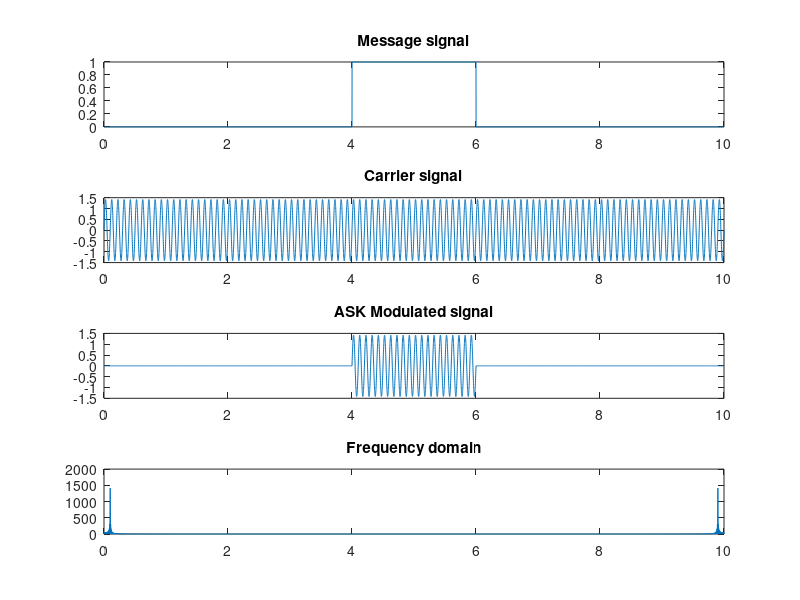

The MATLAB source for this figure:
Tb = 1;

N = 10;

fc = 10;

time = 0:0.001:N*Tb;

C = sqrt(2/Tb) * sin(2*pi*fc*time); % Corrected 'tb' to 'Tb'
M = randi([0, 1], 1, N);

Message = 0; % Initialize as empty array

for i = 1:N
    if M(i) == 1
        Message = [Message, ones(1, 1000)];
    else
        Message = [Message, zeros(1, 1000)];
    end
end

Mod = Message .* C; % Corrected 'message' to 'Message'
subplot(4, 1, 1);

plot(time, Message); % Corrected 'message' to 'Message'
title('Message signal');
subplot(4, 1, 2);
plot(time, C);
title('Carrier signal');
subplot(4, 1, 3);
plot(time, Mod);
title('ASK Modulated signal'); % Changed 'Ask' to 'ASK'
subplot(4, 1, 4);
f = abs(fft(Mod));
plot(time, f);
title('Frequency domain');
